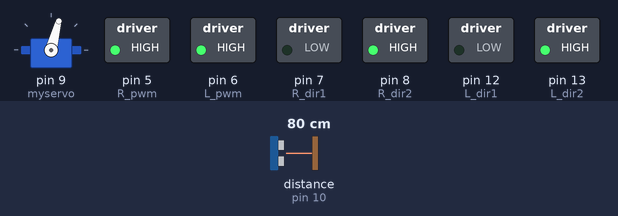
Bench run of a sketch on a simulated Arduino Uno, built with avr-gcc and run on an emulated ATmega328P. On the bench: servo, switched loads named in the sketch (green lamp = pin HIGH). Wiring (inferred from the names in the program): ultrasonic range finder: trigger pin 11; echo pin 10. The inputs (shaded band) are chosen by the test bench; at power-on: distance to the obstacle (sensor on pin 10) 80 cm. The echo pulse lasts 58.3 µs per cm; pins used as bus, display or sensor lines are not drawn.

Above: at 1.2 s.
1.3 s: distance to the obstacle (sensor on pin 10) set to 24 cm
2.8 s: distance to the obstacle (sensor on pin 10) set to 19 cm
At 3.5 s:
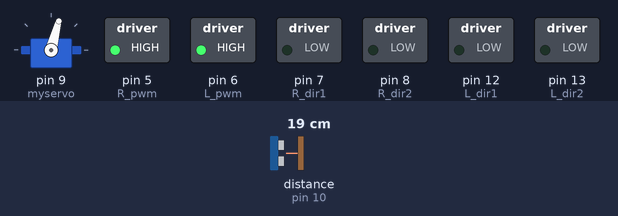
At 4.35 s:
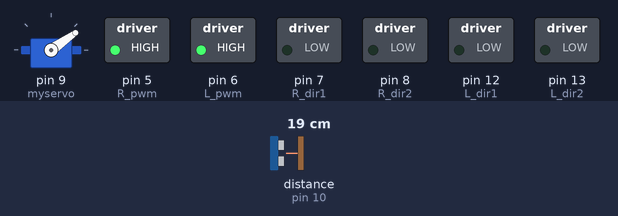
5.8 s: distance to the obstacle (sensor on pin 10) set to 35 cm
At 8.4 s:
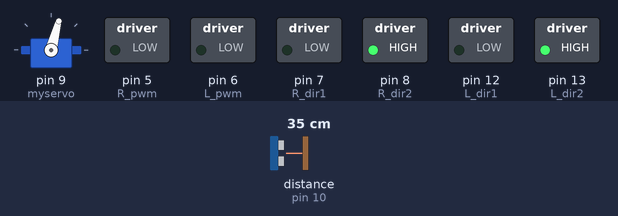
8.8 s: distance to the obstacle (sensor on pin 10) set to 29 cm
11.8 s: distance to the obstacle (sensor on pin 10) set to 23 cm
13.3 s: distance to the obstacle (sensor on pin 10) set to 2 cm
At 26.0 s:
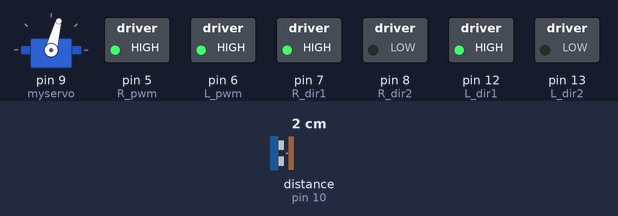
Timing chart, 0 to 28.2 s (numbered marks = the images above; inputs shaded):
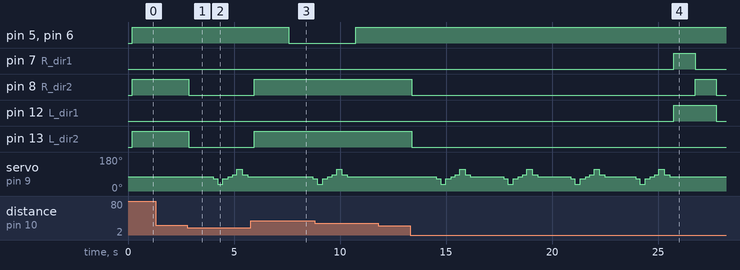

Measured:
- the behaviour switches between 22 and 21 cm on distance to the obstacle (sensor on pin 10) (found by bisection; images 0 and 1)
- after the input at 1.3 s, every drawn part: stays the same
- after the input at 2.8 s, pin 5 (R_pwm), pin 6 (L_pwm): stays HIGH (without the input it goes to LOW after 1.8 s); pin 8 (R_dir2), pin 13 (L_dir2): HIGH → LOW after 0.06 s
- after the input at 5.8 s, pin 5 (R_pwm), pin 6 (L_pwm): HIGH → LOW after 1.8 s; pin 8 (R_dir2), pin 13 (L_dir2): LOW → HIGH after 0.14 s
- after the input at 11.8 s, every drawn part: stays the same
- after the input at 13.3 s, pin 5 (R_pwm), pin 6 (L_pwm): stops changing and stays HIGH; pin 12 (L_dir1): LOW → HIGH after 12.4 s, → LOW 2.0 s later; pin 13 (L_dir2): HIGH → LOW after 0.08 s
- by itself, servo on pin 9 (myservo): repeats every 3.2 s: 35° 0.25 s, 65° 0.25 s, 75° 0.20 s, 85° 0.20 s, 115° 0.25 s, 85° 0.25 s, 75° 1.6 s, 65° 0.20 s

The sketch:

Avoiding_Obstacle_car.ino
```cpp
#include <Servo.h>
#define DEBUG 0
#define SERVO_CENTER 75
#define INF_MAX 100000

Servo myservo;

const int dis_limit = 20;
const int side_limit = 25;

const int R_dir1 = 7;
const int R_dir2 = 8;
const int L_dir1 = 12;
const int L_dir2 = 13;
const int Trig = 11;
const int Echo = 10;
const int R_pwm = 5;
const int L_pwm = 6;
const int pin_Servo = 9;

int L_distance, FL_distance, F_distance, FR_distance, R_distance;


bool UltrasonicWalk = 1;
int last_detect_time;
int Obstacle_count;
char Direction;
int GoStraightCount = 0;

int GetDis(int ServoDegree,int delaytime){
  long dis,dur;       //Anounce dis:distance dur:duration
  myservo.write(ServoDegree);
  delay(delaytime);
  digitalWrite(Trig , LOW);
  delayMicroseconds(5);
  digitalWrite(Trig , HIGH);
  delayMicroseconds(10);
  digitalWrite(Trig , LOW);
  dur = pulseIn (Echo , HIGH);
  dis = dur*0.01657;
  if(DEBUG){
    Serial.print("Degree: ");
    Serial.print(ServoDegree);
    Serial.print("  ,");
    Serial.print(dis);
    Serial.println("  cm");
    }
   if(dis >= 120)
      dis = INF_MAX;
  return round(dis);//Measure distance from Ultrasonic
}

void MotorOutput(bool r_direction, int r_speed, bool l_direction, int l_speed){
  if(r_direction){
    digitalWrite(R_dir2, HIGH);
    digitalWrite(R_dir1, LOW);
    }else{
    digitalWrite(R_dir2, LOW);
    digitalWrite(R_dir1, HIGH);
    }
  if(l_direction){
    digitalWrite(L_dir2, HIGH);
    digitalWrite(L_dir1, LOW);
    }else{
    digitalWrite(L_dir2, LOW);
    digitalWrite(L_dir1, HIGH);
    }

  analogWrite(R_pwm, r_speed);
  analogWrite(L_pwm, l_speed);
}

void Stop(){
  digitalWrite(R_dir1, LOW);
  digitalWrite(R_dir2, LOW);
  digitalWrite(L_dir1, LOW);
  digitalWrite(L_dir2, LOW);
  }

void watchsurrounding(){
  delay(1000);
  F_distance = GetDis(SERVO_CENTER,150);
  if(F_distance < dis_limit){Stop();};
  FR_distance = GetDis(SERVO_CENTER-10,200);
  if(FR_distance < dis_limit){Stop();};
  R_distance = GetDis(SERVO_CENTER-40,250);
  if(R_distance < dis_limit){Stop();};
  FR_distance = GetDis(SERVO_CENTER-10,250);
  if(FR_distance < dis_limit){Stop();};
  F_distance = GetDis(SERVO_CENTER,200);
  if(F_distance < dis_limit){Stop();};
  FL_distance = GetDis(SERVO_CENTER+10,200);
  if(FL_distance < dis_limit){Stop();};
  L_distance = GetDis(SERVO_CENTER+40,250);
  if(L_distance < dis_limit){Stop();};
  FL_distance = GetDis(SERVO_CENTER+10,250);
  if(FL_distance < dis_limit){Stop();};
  F_distance = GetDis(SERVO_CENTER,200);
  if(F_distance < dis_limit){Stop();};
}

char DirDecide(){
  char choice;
  watchsurrounding();
  if (L_distance > R_distance && L_distance > F_distance){
    choice = 'l';
    }
  else if (R_distance > L_distance && R_distance > F_distance){
    choice = 'r';
    }
  else{
    choice = 'b';
    }
  return choice;
  }

void setup()
{
  if(DEBUG){
    Serial.begin(19200);
  }

  myservo.attach(9); // 連接數位腳位9，伺服馬達的訊號線
  pinMode(R_dir1, OUTPUT);
  pinMode(R_dir2, OUTPUT);
  pinMode(L_dir1, OUTPUT);
  pinMode(L_dir2, OUTPUT);
  pinMode(R_pwm, OUTPUT);
  pinMode(L_pwm, OUTPUT);
  pinMode(Trig, OUTPUT);
  pinMode(Echo, INPUT);

  myservo.write(SERVO_CENTER);
  last_detect_time = millis();

}
/*
void loop(){
  watchsurrounding();
  }
*/
/*
void loop(){
  MotorOutput(1,220,1,220);
  delay(3000);
  MotorOutput(1,0,1,0);
  delay(3000);
  }
*/


void loop(){
  F_distance = GetDis(SERVO_CENTER,100);
  if(F_distance < dis_limit){
    if(DEBUG){Serial.println("Wall!!!Wall!!!");Serial.println(Obstacle_count);}
    Stop();
    delay(10);
    Direction = DirDecide();
    switch(Direction){
      case 'r':
        MotorOutput(0,255,1,0);
        delay(500);
        MotorOutput(1,0,1,0);
        if(DEBUG){Serial.println("***Turn RRRR Watch");}
        break;
      case 'l':
        MotorOutput(1,0,0,255);
        delay(500);
        MotorOutput(1,0,1,0);
        if(DEBUG){Serial.println("***Turn LLLL Watch");}
        break;
    }
    Obstacle_count = Obstacle_count + 1;
    }

  F_distance = GetDis(SERVO_CENTER,100);
  if(F_distance > dis_limit){
    Obstacle_count = 0;
    MotorOutput(1,255,1,255);
    delay(100);
    GoStraightCount = GoStraightCount + 1;
  }
  else{GoStraightCount = 0;}


  if(GoStraightCount >= 15){
    if(DEBUG){Serial.println("Wathc~~");}
    //Stop();
    MotorOutput(1,0,1,0);
    watchsurrounding();
    if(L_distance < side_limit || FL_distance < F_distance || (FR_distance-F_distance) >= 5){
      if(DEBUG){Serial.println("Turn RIGHT Watch");}
      MotorOutput(0,210,1,255);
      delay(500);
      MotorOutput(1,0,1,0);
      //Stop();
      }
    else if(R_distance < side_limit || FR_distance < F_distance || (FL_distance-F_distance) >= 5){
      if(DEBUG){Serial.println("Turn LEFT Watch");}
      MotorOutput(1,255,0,210);
      delay(500);
      MotorOutput(1,0,1,0);
      //Stop();
      }
    GoStraightCount = 0;
    }

  if(Obstacle_count >= 3){
  Direction = DirDecide();
  switch(Direction){
    case 'l':
      MotorOutput(1,0,0,255);
      delay(1000);
      Stop();
      if(DEBUG){Serial.println("Wall!!!Turn LEFT");}
      break;
    case 'r':
      MotorOutput(0,255,1,0);
      delay(1000);
      Stop();
      if(DEBUG){Serial.println("Wall!!!Turn RIGHT");}
      break;
    case 'b':
      MotorOutput(0,255,0,255);
      delay(1000);
      MotorOutput(1,255,0,255);
      delay(1000);
      Stop();
      if(DEBUG){Serial.println("Wall!!! BACK");}
      break;
    }
  }
}


/////////////////////////////////
/*
void loop() {

//  F_distance = GetDis(SERVO_CENTER);
//  if(F_distance <=4) {
//    UltrasonicWalk=1;
//    if(DEBUG)
//      Serial.println(" Start walking");
//  } else if(F_distance <=10) {
//    UltrasonicWalk=0;
//    if(DEBUG)
//      Serial.println(" Stop walking");
//  }


  if(UltrasonicWalk){
    F_distance = GetDis(SERVO_CENTER);           //////
    if(F_distance <= 10){
      MotorOutput(1,0,1,0);   //Stop!!!!
      MotorOutput(0,80,0,80);   //back
      delay(1000);
      MotorOutput(1,0,1,0);   //stop
      if(DEBUG){
        delay(1000);
        Serial.println("WALL!!Whtch new way");
      }
      R_distance = GetDis(SERVO_CENTER-10);
      L_distance = GetDis(SERVO_CENTER+10);
      if(DEBUG){
        //Serial.print("R:");
        //Serial.print(R_distance);
        //Serial.print("L:");
        //Serial.println(L_distance);
        }

      if(R_distance >= L_distance && R_distance >=10){
         MotorOutput(0,90,1,90);   //turn right
         delay(300);
         MotorOutput(1,0,1,0);   //stop
         if(DEBUG){
          delay(1000);
          Serial.println("WALL!!! turn Right");
         }
      }
      else if(L_distance > R_distance && L_distance >=10){
        MotorOutput(1,90,0,90);     //turn left
        delay(300);
        MotorOutput(1,0,1,0);   //stop
          if(DEBUG){
          delay(1000);
          Serial.println("WALL!!! turn Left");
         }
        }
      else{
        MotorOutput(0,80,0,80);   //back
        delay(1000);
        MotorOutput(1,0,1,0);   //stop
          if(DEBUG){
            delay(1000);
            Serial.println("WALL!!!Again");
          }
        }
      }

    else{
      if(millis()-last_detect_time >= 10000){
        if(DEBUG){
          delay(1000);
          Serial.println("Whtch new way");
        }
        R_distance = GetDis(SERVO_CENTER-10);
        L_distance = GetDis(SERVO_CENTER+10);
        if(F_distance >= R_distance || F_distance >= L_distance){
          //nothing to do, keep go straight
          }

        else{
          if(R_distance >= L_distance){
            MotorOutput(1,90,0,90);   //turn right
            delay(300);
            MotorOutput(1,0,1,0);   //stop
            if(DEBUG){
              delay(1000);
              Serial.println("Go Right");
            }
          }
          else{
            MotorOutput(0,90,1,90);   //turn left
            delay(300);
            MotorOutput(1,0,1,0);   //stop
            if(DEBUG){
              delay(1000);
              Serial.println("Go Left");
            }
          }
        }
        last_detect_time = millis();
      }
      else
        {
        MotorOutput(1,80,1,80);
        delay(10);
        if(DEBUG){
          delay(1000);
          Serial.println("Go!!");
        }
      }
      }
  }
}
*/
```
